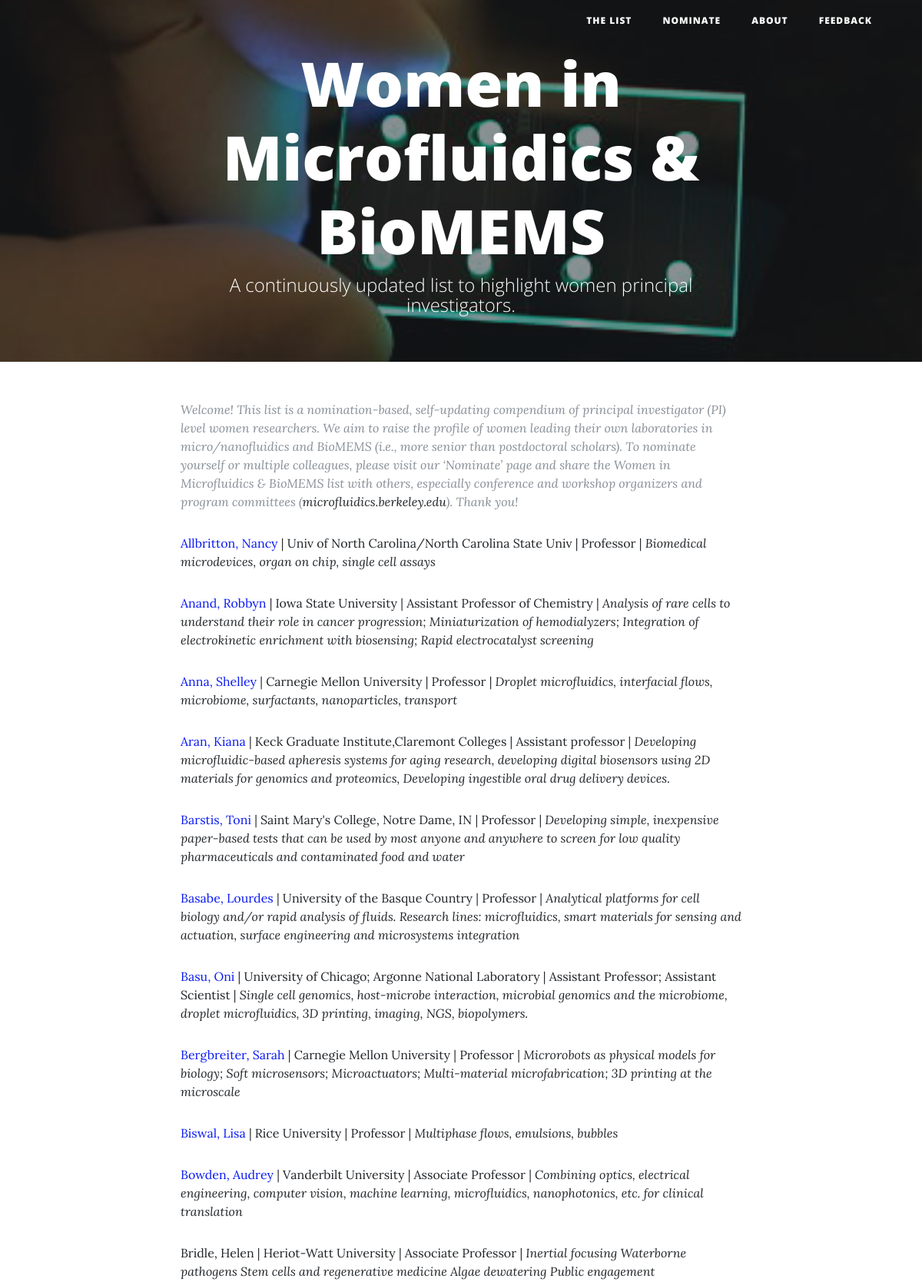
The page / (upper part) on the database its author committed.
### researchers/models.py (models this page shows)
class Researcher(models.Model):
    LEVELS_CHOICES = [('Assistant Professor', 'Assistant Professor'), ('Associate Professor', 'Associate Professor'), ('Full Professor', 'Full Professor'), ('Senior Industry Scientist', 'Senior Industry Scientist')]
    firstname = models.CharField(max_length=200)
    lastname = models.CharField(max_length=200, default="N/A")
    fullname = models.CharField(max_length=200,default="N/A")
    email = models.CharField(max_length=200)
    institution = models.CharField(max_length=200)
    position = models.CharField(max_length=200)
    country = models.CharField(max_length=200)
    website_link = models.CharField(max_length=200,default="N/A")
    level = models.CharField(choices=LEVELS_CHOICES, blank=True, max_length=200)
    des = models.CharField(max_length=200)

### researchers/views.py (the view)
# urls.py: 2. Add a URL to urlpatterns:  url(r'^$', views.home, name='home')
def home(request):
    r = Researcher.objects.all().order_by('lastname')
    return render(request, 'home.html', {'researcher': r})

### researchers/templates/home.html (shortened to what this page needs)
{% extends "base.html" %}
{% load static %}
{% block content %}
<div style="
	    font-size: 0px;
	    ">
<div class="post-preview">
  <p class="post-meta">
  Welcome! This list is a nomination-based, self-updating compendium of principal investigator (PI) level women researchers. We aim to raise the profile of women leading their own laboratories in micro/nanofluidics and BioMEMS (i.e., more senior than postdoctoral scholars). To nominate yourself or multiple colleagues, please visit our ‘Nominate’ page and share the Women in Microfluidics & BioMEMS list with others, especially conference and workshop organizers and program committees (<a href="http://microfluidics.berkeley.edu">microfluidics.berkeley.edu</a>). Thank you! </p>
  <br>
</div>
<div>
  {% for r in researcher %}
    <div class="researcher">
	{% if r.website_link != "N/A" and r.website_link != "" %}
	<p><a class="researcherwebname" href="{{ r.website_link }}">{{ r.fullname|title}}</a> | {{ r.institution }} | {{r.position}} | <i>{{ r.des|capfirst }}</i></p>
	{% else %}
	<p> {{ r.fullname|title}} | {{ r.institution }} | {{r.position}} | <i>{{ r.des|capfirst }}</i></p>
	{% endif %}
    </div>
  {% endfor %}
</div>
{% endblock %}

### static/custom.css (style rules this page uses)
.researcher { font-size:16px }
.researcherwebname { color:#0919f3;text-decoration:none }

### rows shown on the page
Researcher: fullname "Allbritton, Nancy", institution "Univ of North Carolina/North Carolina State Univ", position "Professor", des "Biomedical microdevices, organ on chip, single cell assays"
Researcher: fullname "Anand, Robbyn", institution "Iowa State University", position "Assistant Professor of Chemistry", des "Analysis of rare cells to understand their role in cancer progression; Miniaturization of hemodialyzers; Integration of electrokinetic enrichment with biosensing; Rapid electrocatalyst screening"
Researcher: fullname "Anna, Shelley", institution "Carnegie Mellon University", position "Professor", des "Droplet microfluidics, interfacial flows, microbiome, surfactants, nanoparticles, transport"
Researcher: fullname "Aran, Kiana", institution "Keck Graduate Institute,Claremont Colleges", position "Assistant professor", des "Developing microfluidic-based apheresis systems for aging research, developing digital biosensors using 2D materials for genomics and proteomics, Developing ingestible oral drug delivery devices."
Researcher: fullname "Barstis, Toni", institution "Saint Mary's College, Notre Dame, IN", position "Professor", des "Developing simple, inexpensive paper-based tests that can be used by most anyone and anywhere to screen for low quality pharmaceuticals and contaminated food and water"
Researcher: fullname "Basabe, Lourdes", institution "University of the Basque Country", position "Professor", des "Analytical platforms for cell biology and/or rapid analysis of fluids. Research lines: microfluidics, smart materials for sensing and actuation, surface engineering and microsystems integration"
Researcher: fullname "Basu, Oni", institution "University of Chicago; Argonne National Laboratory", position "Assistant Professor; Assistant Scientist", des "Single cell genomics, host-microbe interaction, microbial genomics and the microbiome, droplet microfluidics, 3D printing, imaging, NGS, biopolymers."
Researcher: fullname "Bergbreiter, Sarah", institution "Carnegie Mellon University", position "Professor", des "Microrobots as physical models for biology; Soft microsensors; Microactuators; Multi-material microfabrication; 3D printing at the microscale"
Researcher: fullname "Biswal, Lisa", institution "Rice University", position "Professor", des "Multiphase flows, emulsions, bubbles"
Researcher: fullname "Bowden, Audrey", institution "Vanderbilt University", position "Associate Professor", des "Combining optics, electrical engineering, computer vision, machine learning, microfluidics, nanophotonics, etc. for clinical translation"
Researcher: fullname "Bridle, Helen", institution "Heriot-Watt University", position "Associate Professor", des "Inertial focusing Waterborne pathogens Stem cells and regenerative medicine Algae dewatering Public engagement"
